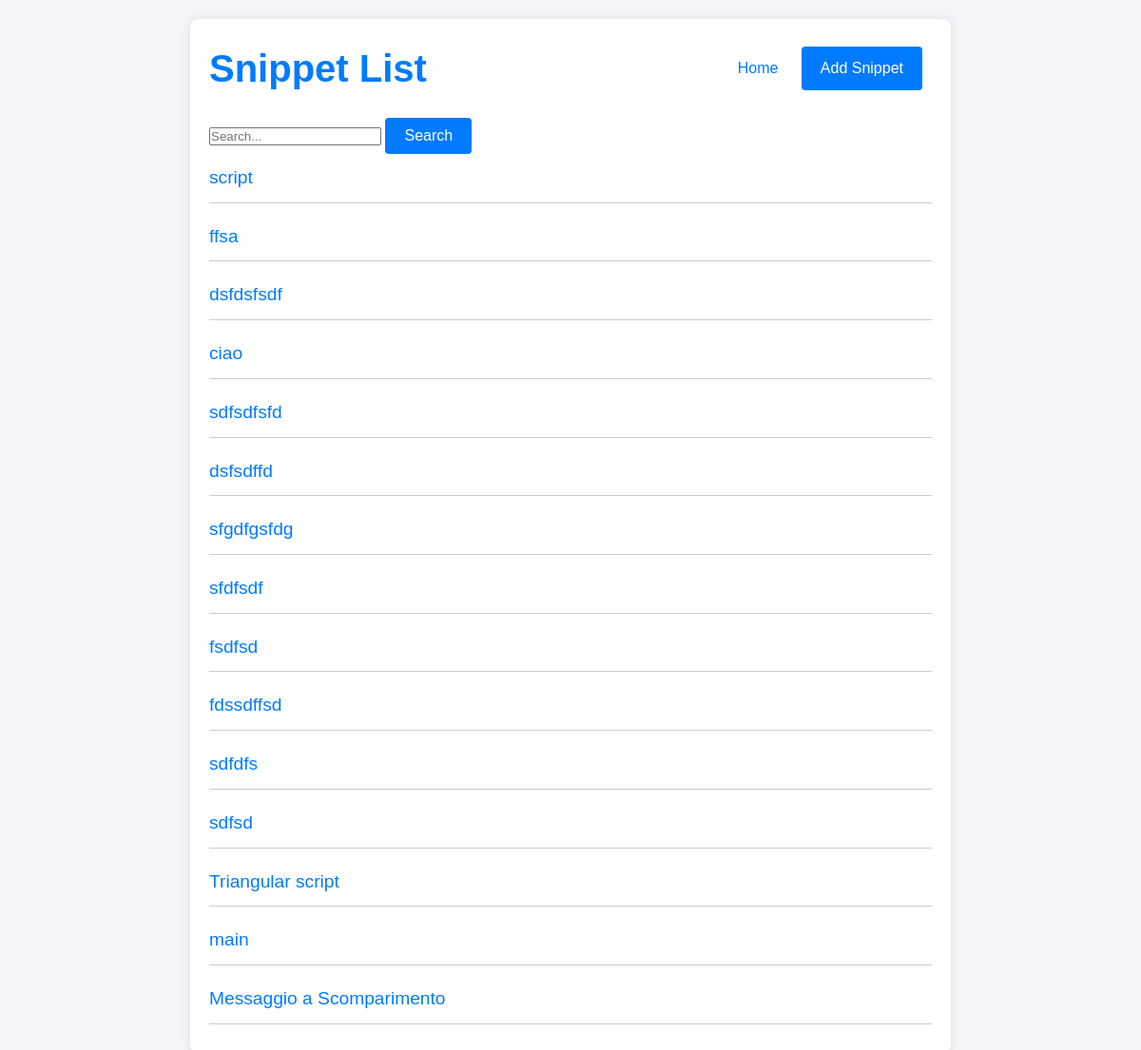
Page /snippets/ on the earlier database version.
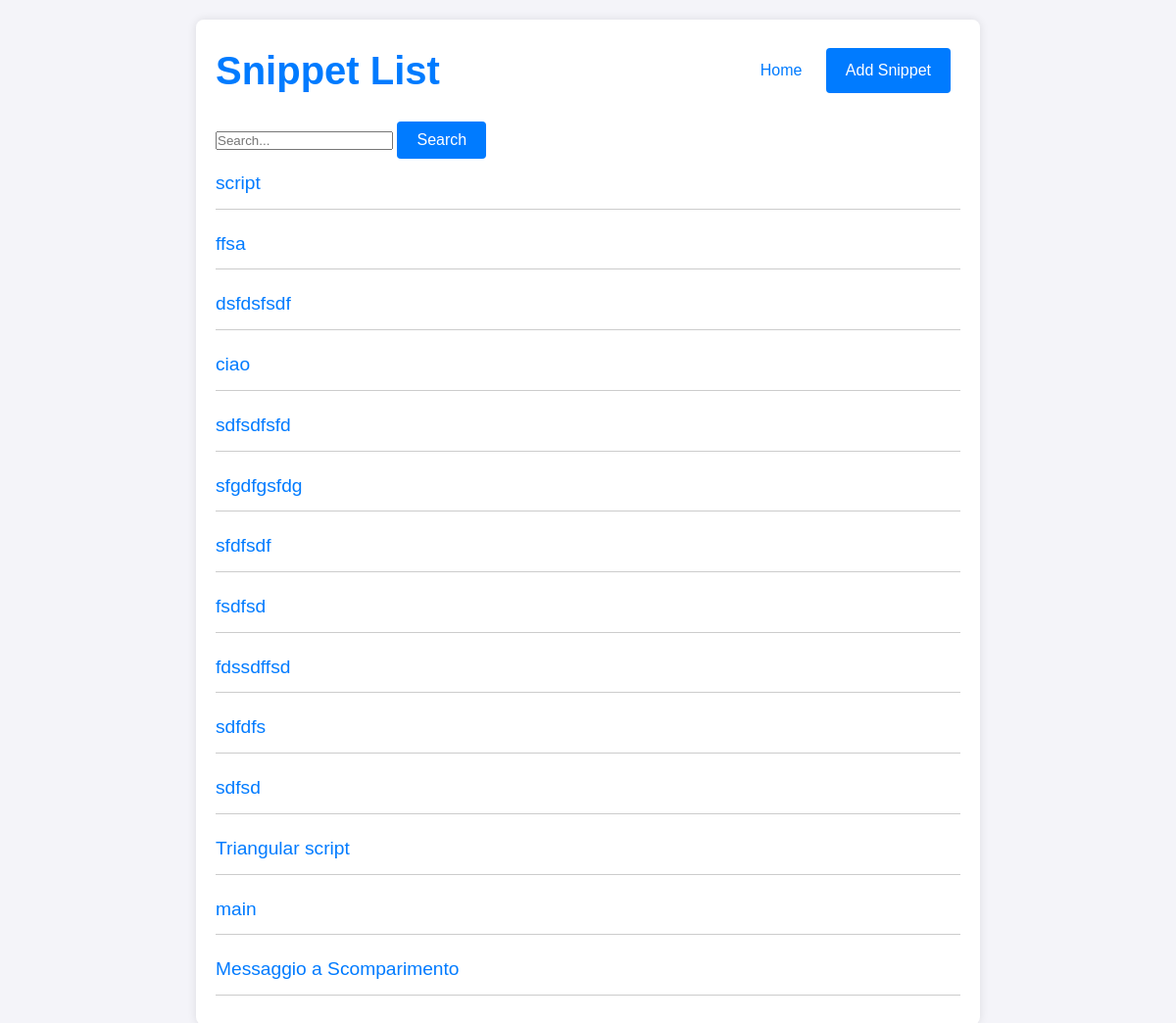
Same page on the later database version.
### snippets/models.py (models this page shows, shortened)
class Snippet(models.Model):
    title = models.CharField(max_length=255)
    language = models.ForeignKey(Language, related_name='snippets', on_delete=models.CASCADE)
    author = models.ForeignKey(User, related_name='snippets', on_delete=models.CASCADE)
    description = models.TextField()
    description_html = models.TextField(editable=False)
    code = models.TextField()
    highlighted_code = models.TextField(editable=False)
    pub_date = models.DateTimeField(default=timezone.now, editable=False)
    update_date = models.DateTimeField(default=timezone.now, editable=False)
    tags = models.CharField(max_length=255, default='')
    class Meta:
        ordering = ['-pub_date']

### snippets/views/snippets.py (the view)
# urls.py: path('', SnippetListView.as_view(), name='snippet_list'),
class SnippetListView(ListView):
    model = Snippet
    template_name = 'snippets/snippet_list.html'
    context_object_name = 'snippets'
    paginate_by = 20
    def get_queryset(self):
        queryset = super().get_queryset()
        query = self.request.GET.get('q')
        if query:
            queryset = queryset.filter(title__icontains=query)
        return queryset
    def get_context_data(self, **kwargs):
        context = super().get_context_data(**kwargs)
        context['search_form'] = SnippetSearchForm(self.request.GET)
        return context

### snippets/forms/search_input_forms.py
class SnippetSearchForm(forms.Form):
    query = forms.CharField(label='Search', required=False, widget=forms.TextInput(attrs={'class': 'form-control'}))

### snippets/templates/snippets/snippet_list.html (shortened to what this page needs)
{% load static %}
<!DOCTYPE html>
<html lang="en">
<head>
    <link rel="stylesheet" href="{% static 'css/listed.css' %}">
</head>
<body>
<div class="container">
    <header>
        <h1>Snippet List</h1>
        <nav>
            <a href="{% url 'home' %}">Home</a>
            <a href="{% url 'add_snippet' %}" class="btn">Add Snippet</a>
        </nav>
    </header>
    <form method="get" action="{% url 'snippet_list' %}" class="form-inline my-2 my-lg-0">
        <label>
            <input type="text" id="searchInput" name="q" value="{{ request.GET.q }}" placeholder="Search..."
                   class="form-control mr-sm-2">
        </label>
        <button type="submit" class="btn btn-outline-success my-2 my-sm-0">Search</button>
    </form>
    <main>
        <ul>
            {% for snippet in snippets %}
                <li>
                    <span>
                        <a href="{% url 'snippet_detail' snippet.pk %}">{{ snippet.title }}</a>
                    </span>
                </li>
            {% empty %}
                <p>No snippets found.</p>
            {% endfor %}
        </ul>
    </main>
</div>
</body>
</html>

Differences in the rows shown:
removed Snippet: title "dsfsdffd"
